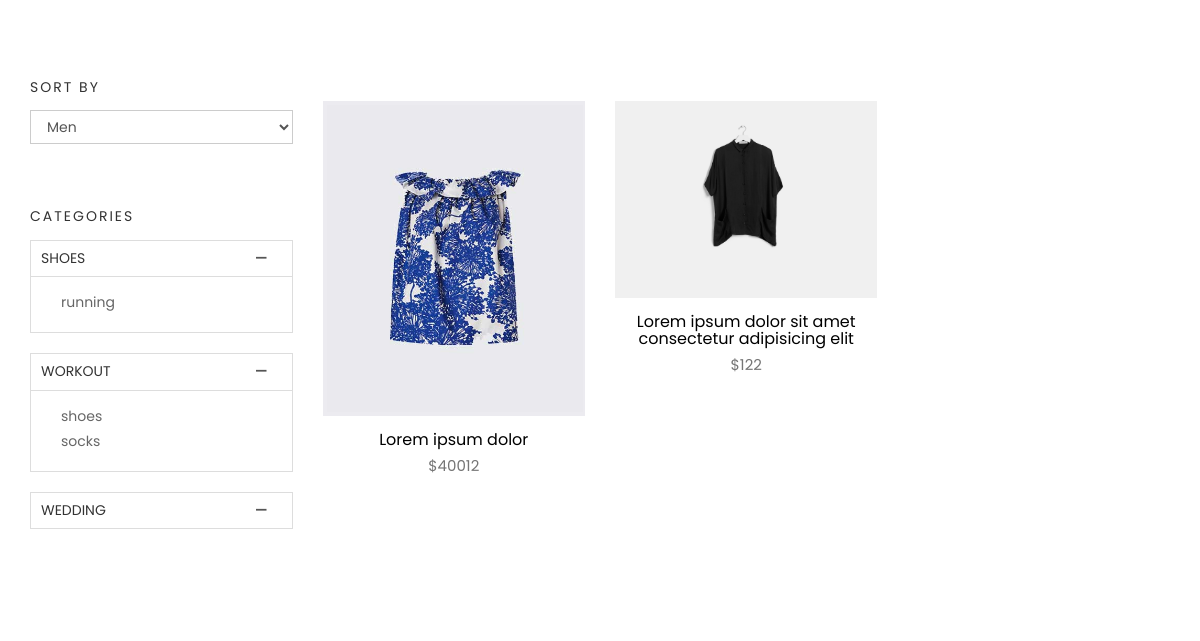
Screenshot of /products/ with the database file from the repository.
### product_module/models.py (models this page shows, shortened)
class ProductCategory(models.Model):
    parent=models.ForeignKey('ProductCategory',on_delete=models.CASCADE,null=True,blank=True)
    title=models.CharField(max_length=300,db_index=True)
    url_title=models.CharField(max_length=300)
    is_active=models.BooleanField(default=True)
    is_delete=models.BooleanField(default=False)
    class Meta:
        verbose_name='category'
        verbose_name_plural='categories'

class Product(models.Model):
    image=models.ImageField(upload_to='images/products',null=True,blank=True)
    title=models.CharField(max_length=300,db_index=True)
    price=models.PositiveIntegerField()
    discount_price=models.PositiveIntegerField(null=True,blank=True)
    is_active=models.BooleanField(default=True)
    is_delete=models.BooleanField(default=False)
    added_date=models.DateTimeField(auto_now_add=True)
    updated_date=models.DateTimeField(auto_now=True)
    slug=models.SlugField(blank=True,null=True,db_index=True)
    content=models.TextField(null=True,blank=True)
    short_description=models.CharField(max_length=320,db_index=True,null=True,blank=True)
    brand=models.ForeignKey(ProductBrand,on_delete=models.SET_NULL,blank=True,null=True)
    category=models.ManyToManyField(ProductCategory)
    rating=models.PositiveIntegerField(default=0,validators=[MaxValueValidator(5),MinValueValidator(0)],blank=True,null=True)
    sorting=models.ForeignKey(ProductSorting,on_delete=models.PROTECT,null=True,blank=True)
    class Meta:
        verbose_name='product'
        verbose_name_plural='products'

### product_module/views.py (the view, shortened to what this page needs)
# urls.py: path('',views.ProductView.as_view(),name='products'),
class ProductView(View):
    template_name='product_module/products.html'
    form_class=ProductSortingForm
    def get(self,request,*args,**kwargs):
        categories=ProductCategory.objects.filter(is_active=True,is_delete=False,parent_id=None)
        products=Product.objects.filter(is_active=True,is_delete=False).order_by('-added_date')
        sorting=request.GET.get('sorting')
        if sorting is not None:
            products.filter(sorting__url_title__iexact=sorting)
            print(products)
        category=kwargs.get('category')
        if category is not None:
            products=products.filter(category__url_title__iexact=category,is_active=True)
        return render(request,self.template_name,{
            'categories':categories,
            'products':products,
            'form':self.form_class()
        })

### product_module/forms.py
class ProductSortingForm(forms.Form):
    product_sortings_list=[]
    for item in ProductSorting.objects.filter(is_active=True,is_delete=False):
        product_sortings_list.append((item.url_title,item))
    sorting=forms.ChoiceField(label='',choices=product_sortings_list,widget=forms.Select(attrs={
        'onchange': 'submit();',
        'class':'form-control text-capitalize',
        }))

### order_module/context_processors.py (called while the page is built)
def basket_products(request):
    user_basket=OrderBasket.objects.prefetch_related('order_detail').filter(is_paid=False,user_id=request.user.id).first()
    if user_basket is not None:
        return {'user_basket':user_basket}
    else:
        return {'user_basket':None}

### product_module/models.py (called while the page is built)
    def __str__(self):
        return self.url_title

### product_module/templates/product_module/products.html (shortened to what this page needs)
{% extends "base.html" %}
{% load static %}
{% load thumbnail %}
{% block content %}
	<section class="products section">
		<div class="container">
			<div class="row">
				<div class="col-md-3">
					<div class="widget">
						<h4 class="widget-title">Sort By</h4>
						<form method="get" action="">
							{{form}}
						</form>
					</div>
					<div class="widget product-category">
						<h4 class="widget-title">Categories</h4>
						{% for category in categories %}
							<div class="panel-group commonAccordion" id="accordion" role="tablist" aria-multiselectable="true">
								<div class="panel panel-default">
								<div class="panel-heading" role="tab" id="headingOne">
									{% if category.productcategory_set.all %}
										<h4 class="panel-title">
											<a role="button" data-toggle="collapse" data-parent="#accordion" href="#{{category.url_title}}" aria-expanded="true" aria-controls="collapseOne">
												{{category.title}}
											</a>
										</h4>
									{% else %}
										<h3 class="panel-title">
											<a href="{% url "products-by-category" category=category.url_title %}">{{category.title}}</a>
										</h3>
									{% endif %}
								</div>
								{% if category.productcategory_set.all %}
									<div id="{{category.url_title}}" class="panel-collapse collapse in" role="tabpanel" aria-labelledby="headingOne">
										<div class="panel-body">
											<ul>
												{% for sub_category in category.productcategory_set.all %}
													<li><a href="{% url "products-by-category" category=sub_category.url_title %}">{{sub_category.title}}</a></li>
												{% endfor %}
											</ul>
										</div>
									</div>
								{% endif %}
							</div>
						</div>
						{% endfor %}
					</div>
				</div>
				<div class="col-md-9">
					<div class="row">
						<br>
						{% if products %}
							{% for product in products %}
								<div class="col-md-4">
									<div class="product-item">
										<div class="product-thumb">
											{% thumbnail product.image "260x315" crop='center' quality=95 as im%}
												<img class="img-responsive" src="{{im.url}}" alt="product-img" />
											{% endthumbnail %}
										</div>
										<div class="product-content">
											<h4><a href="product-single.html">{{product.title}}</a></h4>
											<p class="price">${{product.price}}</p>
										</div>
									</div>
								</div>
							{% endfor %}
						{% else %}
							<h4 class="alert alert-info text-center">there is no product in this field!!<h4>
						{% endif %}
					</div>
				</div>
			</div>
		</div>
	</section>
{% endblock content %}

### static/css/style.css (style rules this page uses)
body { line-height: 1.5; font-family: "Poppins", sans-serif; -webkit-font-smoothing: antialiased; }
p { font-family: "Poppins", sans-serif; color: #757575; font-size: 15px; }
h1, h2, h3, h4, h5, h6 { font-family: "Poppins", sans-serif; }
h1, h2, h3, h4, h5, h6 { font-weight: 400; }
ol, ul { margin: 0; padding: 0; list-style: none; }
a, a:focus, a:hover { text-decoration: none; outline: 0; color: #000; }
.form-control { box-shadow: none; border-radius: 0; }
.section { padding: 80px 0; }
.commonAccordion .panel, .commonAccordion-2 .panel { border-radius: 0; box-shadow: none; }
.commonAccordion .panel .panel-heading, .commonAccordion-2 .panel .panel-heading { background: transparent; padding: 0; }
.commonAccordion .panel .panel-title, .commonAccordion-2 .panel .panel-title { position: relative; }
.commonAccordion .panel .panel-title a, .commonAccordion-2 .panel .panel-title a { display: block; font-size: 14px; text-transform: uppercase; padding: 10px 10px; }
.commonAccordion .panel .panel-title a:before, .commonAccordion-2 .panel .panel-title a:before { color: #555; content: "\f209"; position: absolute; right: 25px; font-family: "themefisher-font"; }
.product-item { margin-bottom: 30px; }
.product-item .product-thumb { position: relative; }
.product-item .product-thumb img { width: 100%; height: auto; }
.product-item .product-thumb:before { transition: 0.3s all; opacity: 0; background: rgba(0, 0, 0, 0.6); content: ""; position: absolute; top: 0; right: 0; left: 0; bottom: 0; }
.product-item .product-content { text-align: center; }
.product-item .product-content h4 { font-size: 16px; font-weight: 400; margin-top: 15px; margin-bottom: 6px; }
.product-item .product-content h4 a { color: #000; }
.product-category ul { padding-left: 15px; }
.product-category ul li { margin-bottom: 4px; }
.product-category ul li a { color: #666; }
.widget { margin-bottom: 30px; padding-bottom: 35px; }
.widget .widget-title { margin: 0; padding-bottom: 15px; font-size: 14px; font-weight: 400; text-transform: uppercase; letter-spacing: 2px; }

### rows the page displays
ProductCategory: title "SHOES"
ProductCategory: title "running"
ProductCategory: title "WORKOUT"
ProductCategory: title "shoes"
ProductCategory: title "socks"
ProductCategory: title "WEDDING"
Product: shows a picture, title "Lorem ipsum dolor", price "40012"
Product: shows a picture, title "Lorem ipsum dolor sit amet consectetur adipisicing elit", price "122"
